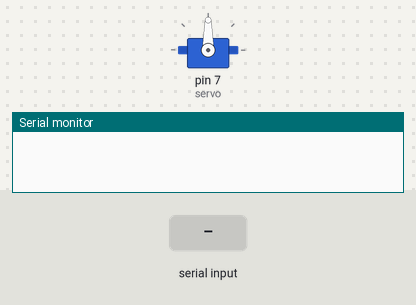
The sketch below on a simulated Arduino Uno, built with avr-gcc and run on an emulated ATmega328P. Parts: servo, the last lines printed to the serial monitor. The inputs (shaded band) are chosen by the test bench.

Above: at 1.2 s.
1.3 s: "90,45\n" received over Serial
At 2.5 s:
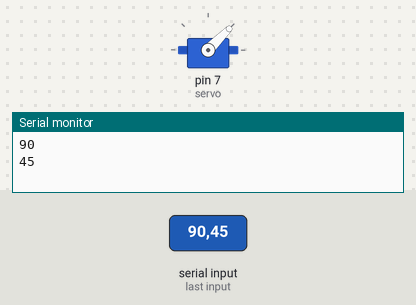
2.8 s: "30,150\n" received over Serial
At 3.8 s:
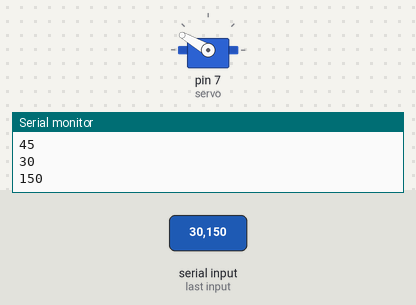
4.3 s: "5\n" received over Serial
At 4.7 s:
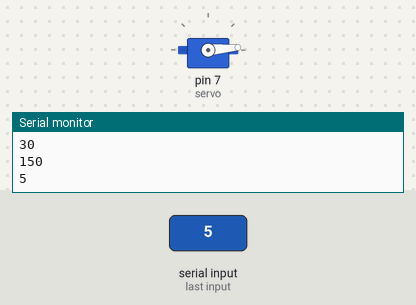
5.8 s: "200\n" received over Serial
At 7.0 s:
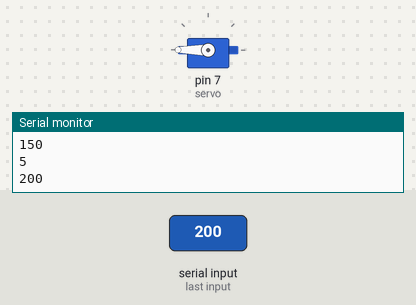
7.3 s: "90\n" received over Serial
At 8.2 s:
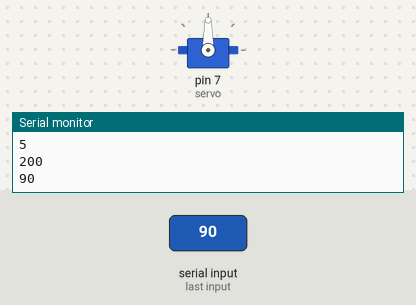
Timing chart, 0 to 9.8 s (numbered marks = the images above; inputs shaded):
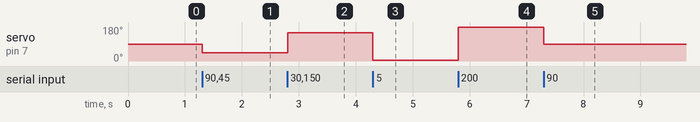

The sketch:

________________.ino
```cpp
#include <Servo.h>

Servo servo;
int angle;

void setup(){
  Serial.begin(9600);
  servo.attach(7);
}
void loop(){
  while(Serial.available()>0){
    angle=Serial.parseInt();
    Serial.println(angle);
    if (Serial.read()=='\n'){
      servo.write(angle);
      delay(15);
    }
  }
}
```

Measured:
- after the input at 1.3 s, servo on pin 7 (servo): 90° → 45° at once
- after the input at 2.8 s, servo on pin 7 (servo): 45° → 150° at once
- after the input at 4.3 s, servo on pin 7 (servo): 150° → 5° at once
- after the input at 5.8 s, servo on pin 7 (servo): 5° → 180° at once
- after the input at 7.3 s, servo on pin 7 (servo): 180° → 90° at once
